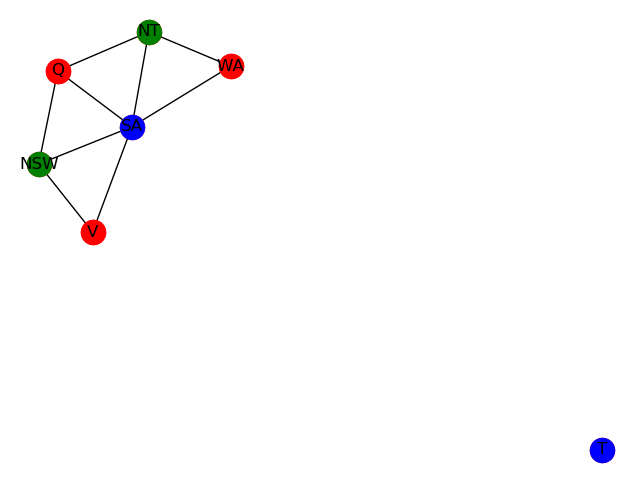

Here is the Python script that generated this plot:
from constraint import *
import networkx as nx
import matplotlib.pyplot as plt

problem = Problem()

problem.addVariables(['WA','NT','Q','NSW','V','SA','T'],['r','g','b'])

problem.addConstraint(lambda a,b: a != b, ('WA','SA'))
problem.addConstraint(lambda a,b: a != b, ('WA','NT'))
problem.addConstraint(lambda a,b: a != b, ('NT','SA'))
problem.addConstraint(lambda a,b: a != b, ('NT','Q'))
problem.addConstraint(lambda a,b: a != b, ('Q','SA'))
problem.addConstraint(lambda a,b: a != b, ('Q','NSW'))
problem.addConstraint(lambda a,b: a != b, ('NSW','SA'))
problem.addConstraint(lambda a,b: a != b, ('NSW','V'))
problem.addConstraint(lambda a,b: a != b, ('V','SA'))

node_list = ['WA','NT','Q','NSW','V','SA','T']

solutions = problem.getSolutions()
print(solutions)

graph=nx.Graph()

for i in node_list:
    graph.add_node(i)

graph.add_edge("SA","WA")
graph.add_edge("SA","NT")
graph.add_edge("SA","Q")
graph.add_edge("SA","NSW")
graph.add_edge("SA","V")
graph.add_edge("NT","WA")
graph.add_edge("NT","Q")
graph.add_edge("Q","NSW")
graph.add_edge("V","NSW")

pos = nx.spring_layout(graph)
nx.draw(graph,pos=pos,with_labels=True)
for i in range(0,7):
 nx.draw_networkx_nodes(graph,pos=pos,nodelist=[node_list[i]],node_color = solutions[0].get(node_list[i]),width=5)
plt.savefig("australia.png")
